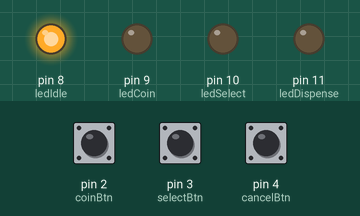
This sketch was run on a simulated Arduino Uno, built with avr-gcc and run on an emulated ATmega328P. On the bench: output pins drawn as LEDs (lit = HIGH). Inputs (shaded band) come from the test bench; at power-on: pin 2 (coinBtn) HIGH, pin 3 (selectBtn) HIGH, pin 4 (cancelBtn) HIGH. What the sketch prints to the serial monitor is not drawn.

Above: at 1.2 s.
1.3 s: pin 2 (coinBtn) pulled LOW for 0.15 s
At 1.8 s:
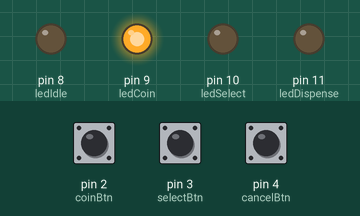
2.9 s: pin 3 (selectBtn) pulled LOW for 0.15 s
At 4.1 s:
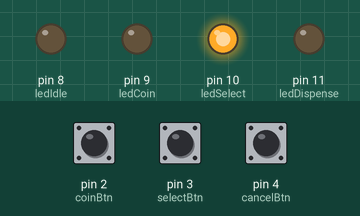
6.0 s: pin 2 (coinBtn) pulled LOW for 1 s
At 6.9 s:
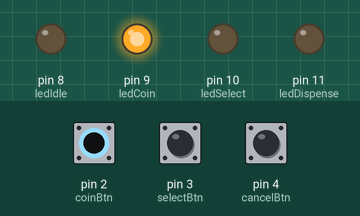
8.5 s: pin 3 (selectBtn) pulled LOW for 1 s
At 11.2 s:
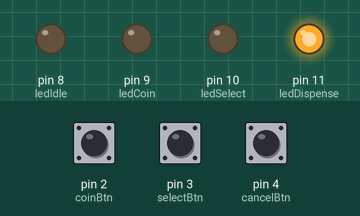
Timing chart, 0 to 13.5 s (numbered marks = the images above; inputs shaded):
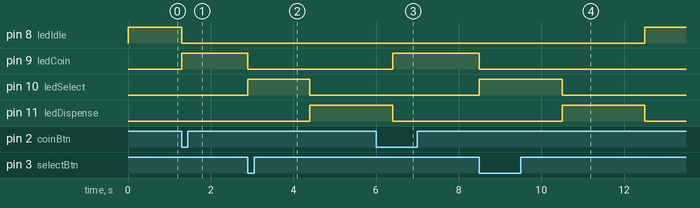

The sketch:

statemachine.ino
```cpp
//////////////////////////////////////////////////////////
// STATE MACHINE: VENDING MACHINE
//
// STATES:
// IDLE → waiting for coin
// COIN_INSERTED → coin accepted
// ITEM_SELECTED → item chosen
// DISPENSING → item is dispensed
//
// TRANSITIONS:
// IDLE --(coin)--> COIN_INSERTED
// COIN_INSERTED --(select)--> ITEM_SELECTED
// ITEM_SELECTED --> DISPENSING --> IDLE
// ANY STATE --(cancel)--> IDLE
//////////////////////////////////////////////////////////
/*
  Author: Tanvi Kohli
  Date: 2026-06-27
*/

enum State {
  IDLE,
  COIN_INSERTED,
  ITEM_SELECTED,
  DISPENSING
};

State currentState = IDLE;

const int coinBtn = 2;
const int selectBtn = 3;
const int cancelBtn = 4;

const int ledIdle = 8;
const int ledCoin = 9;
const int ledSelect = 10;
const int ledDispense = 11;

void setup() {
  Serial.begin(9600);

  pinMode(coinBtn, INPUT_PULLUP);
  pinMode(selectBtn, INPUT_PULLUP);
  pinMode(cancelBtn, INPUT_PULLUP);

  pinMode(ledIdle, OUTPUT);
  pinMode(ledCoin, OUTPUT);
  pinMode(ledSelect, OUTPUT);
  pinMode(ledDispense, OUTPUT);

  updateLEDs();
}

void loop() {

  bool coin = digitalRead(coinBtn) == LOW;
  bool select = digitalRead(selectBtn) == LOW;
  bool cancel = digitalRead(cancelBtn) == LOW;

  // CANCEL anytime
  if (cancel) {
    currentState = IDLE;
    updateLEDs();
    delay(300);
    return;
  }

  switch (currentState) {

    case IDLE:
      if (coin) {
        Serial.println("IDLE → COIN_INSERTED");
        currentState = COIN_INSERTED;
        updateLEDs();
        delay(300);

        // WAIT until button released
        while (digitalRead(coinBtn) == LOW);
      }
      break;

    case COIN_INSERTED:
      if (select) {
        Serial.println("COIN_INSERTED → ITEM_SELECTED");
        currentState = ITEM_SELECTED;
        updateLEDs();
        delay(500);

        // WAIT until button released
        while (digitalRead(selectBtn) == LOW);
      }
      break;

    case ITEM_SELECTED:
      // STAY here for a moment so you can SEE it
      Serial.println("ITEM_SELECTED (WAITING...)");
      delay(1000);

      Serial.println("→ DISPENSING");
      currentState = DISPENSING;
      updateLEDs();
      break;

    case DISPENSING:
      Serial.println("DISPENSING...");
      delay(2000);

      Serial.println("→ IDLE");
      currentState = IDLE;
      updateLEDs();
      break;
  }
}

void updateLEDs() {
  digitalWrite(ledIdle, LOW);
  digitalWrite(ledCoin, LOW);
  digitalWrite(ledSelect, LOW);
  digitalWrite(ledDispense, LOW);

  switch (currentState) {
    case IDLE: digitalWrite(ledIdle, HIGH); break;
    case COIN_INSERTED: digitalWrite(ledCoin, HIGH); break;
    case ITEM_SELECTED: digitalWrite(ledSelect, HIGH); break;
    case DISPENSING: digitalWrite(ledDispense, HIGH); break;
  }
}
```

Measured:
- after the input at 1.3 s, pin 8 (ledIdle): HIGH → LOW at once; pin 9 (ledCoin): LOW → HIGH at once
- after the input at 2.9 s, pin 9 (ledCoin): HIGH → LOW at once; pin 10 (ledSelect): LOW → HIGH at once, → LOW 1.5 s later; pin 11 (ledDispense): LOW → HIGH after 1.5 s
- after the input at 6.0 s, pin 8 (ledIdle): stays LOW (without the input it goes to HIGH after 0.40 s); pin 9 (ledCoin): LOW → HIGH after 0.40 s
- after the input at 8.5 s, pin 8 (ledIdle): LOW → HIGH after 4.0 s; pin 9 (ledCoin): HIGH → LOW at once; pin 10 (ledSelect): LOW → HIGH at once, → LOW 2.0 s later; pin 11 (ledDispense): LOW → HIGH after 2.0 s, → LOW 2.0 s later
